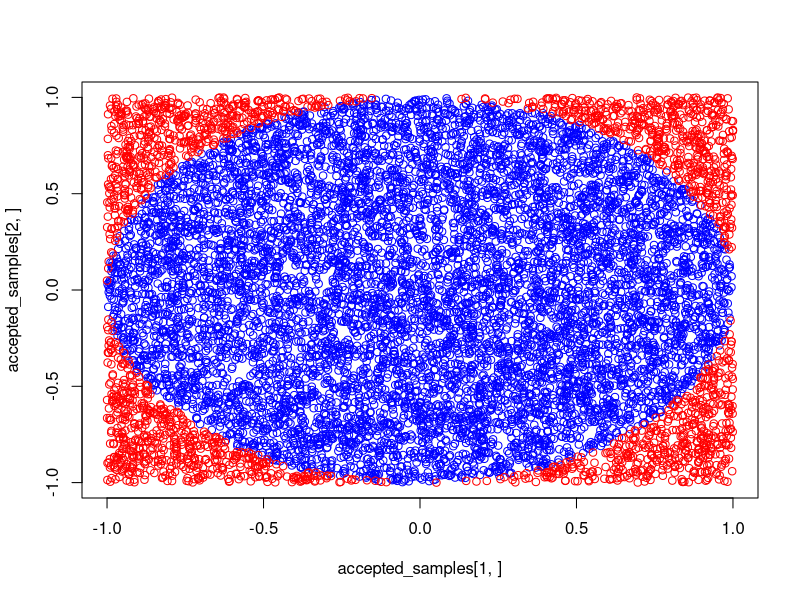

Source code (R):
# Illustrate estimating pi using using the ratio A_circle / A_square = pi/4 where 
# we estimate the areas by drawing points  uniformly inside a unit square 
# and estimating the A_circle by counting draws inside the circle.
sample_function <- function(x) return (runif(n=2, min=-1, max=1))

acceptance_bound <-function(x, y) {
    # Accepting all points inside a circle of unit radius.
    ((x**2 + y**2) < 1) * 1
}

N_SAMPLES <- 1e4 # Plotting takes some times when using > 1e5 nmbr of samples
samples <- replicate(N_SAMPLES, sample_function())

list_samples <- split(samples, rep(1:ncol(samples), each = nrow(samples)))

accepted_indices <- sapply(list_samples, 
                           function(x) acceptance_bound(x[1], x[2]))
accepted_samples <- samples[, accepted_indices==1]
rejected_samples <- samples[, accepted_indices==0]

# Illustrade the accepted and rejected samples
plot(accepted_samples[1,], accepted_samples[2,], xlim=c(-1,1), ylim=c(-1,1), 
     col='blue')
points(rejected_samples[1,], rejected_samples[2,], col='red')

# Estimate pi by the ratio of the number of accepted samples over the
# total number of samples
pi_estimate <- 4*dim(accepted_samples)[2] / N_SAMPLES
print(pi_estimate - pi)
